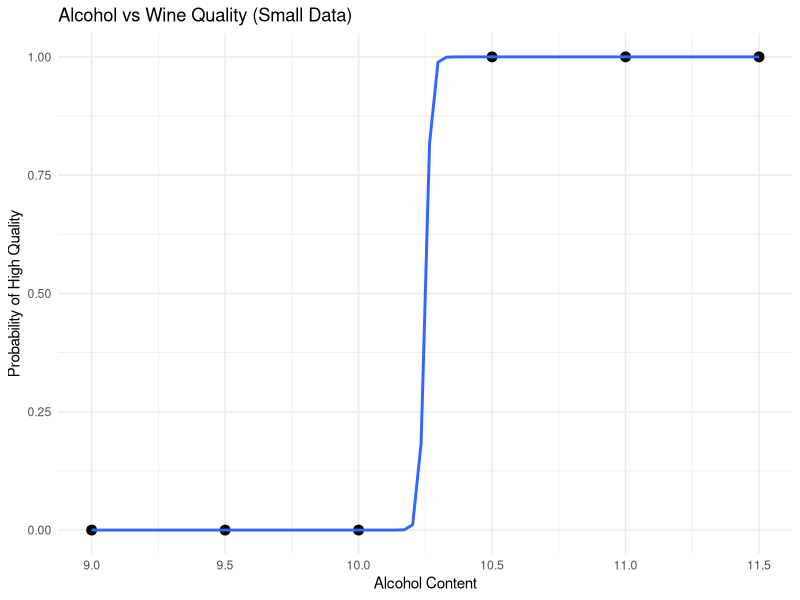

The R script that drew this image:
# Load library
library(ggplot2)

# Create small dataset
data <- data.frame(
  alcohol = c(9, 9.5, 10, 10.5, 11, 11.5),
  High_Quality = c(0, 0, 0, 1, 1, 1)
)

# Convert to factor
data$High_Quality <- as.factor(data$High_Quality)

# Logistic Regression Model
model <- glm(High_Quality ~ alcohol,
             data = data,
             family = binomial)

summary(model)

# Proper & clear graph
ggplot(data, aes(x = alcohol, y = as.numeric(High_Quality) - 1)) +
  geom_point(size = 3) +
  stat_smooth(
    method = "glm",
    method.args = list(family = "binomial"),
    se = FALSE
  ) +
  labs(
    title = "Alcohol vs Wine Quality (Small Data)",
    x = "Alcohol Content",
    y = "Probability of High Quality"
  ) +
  theme_minimal()
